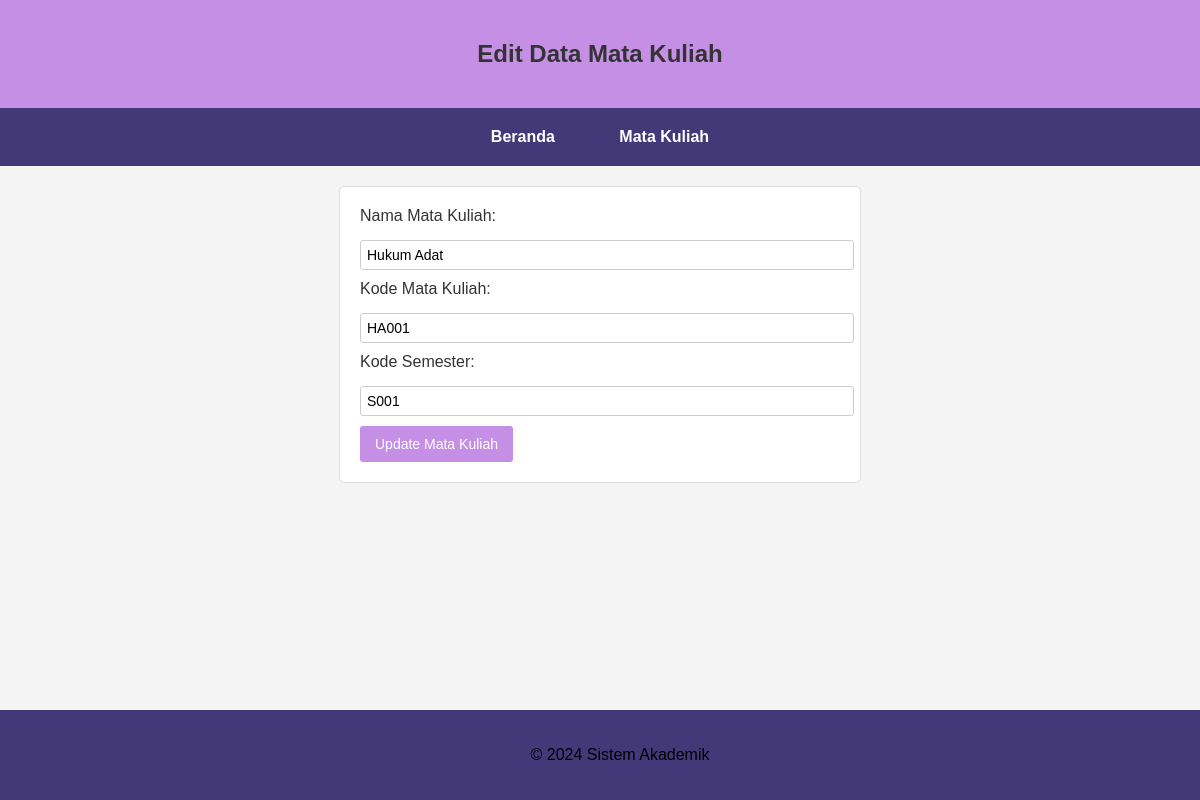
/edit_matakuliah.php?IdMK=MK01, run on the app's committed database.
### tables this page shows
CREATE TABLE `matakuliah` (
  `IdMK` char(5) NOT NULL,
  `NamaMK` varchar(100) DEFAULT NULL,
  `KodeMK` char(10) DEFAULT NULL,
  `KodeSemester` char(5) DEFAULT NULL
);

### edit_matakuliah.php (the view, shortened to what this page needs)
<?php
include 'database_pia.php';
if (isset($_GET['IdMK'])) {
    $idMK = $_GET['IdMK'];
    $sql = "SELECT * FROM matakuliah WHERE IdMK = '$idMK'";
    $result = $conn->query($sql);
    if ($result->num_rows > 0) {
        $row = $result->fetch_assoc();
    } else {
        echo "Data mata kuliah tidak ditemukan.";
        exit;
    }
} else {
    echo "IdMK tidak ditemukan.";
    exit;
}
?>
<!DOCTYPE html>
<html lang="en">
<head>
    <link rel="stylesheet" href="style.css">
</head>
<body>
<header>
    <h2>Edit Data Mata Kuliah</h2>
</header>
<nav>
    <ul>
        <li><a href="index.php">Beranda</a></li>
        <li><a href="matakuliah.php">Mata Kuliah</a></li>
    </ul>
</nav>
<div class="container">
    <form action="edit_matakuliah.php?IdMK=<?php echo $idMK; ?>" method="POST">
        <label for="namaMK">Nama Mata Kuliah:</label>
        <input type="text" id="namaMK" name="namaMK" value="<?php echo $row['NamaMK']; ?>" required>
        <label for="kodeMK">Kode Mata Kuliah:</label>
        <input type="text" id="kodeMK" name="kodeMK" value="<?php echo $row['KodeMK']; ?>" required>
        <label for="kodeSemester">Kode Semester:</label>
        <input type="text" id="kodeSemester" name="kodeSemester" value="<?php echo $row['KodeSemester']; ?>" required>
        <input type="submit" name="submit" value="Update Mata Kuliah">
    </form>
</div>
<footer>
    <p>&copy; 2024 Sistem Akademik</p>
</footer>
</body>
</html>

### style.css (style rules this page uses)
body { font-family: Arial, sans-serif; background-color: #f4f4f4; color: #333; margin: 0; padding: 0; }
h2, h3 { color: #333; text-align: center; }
a { color: #433878; text-decoration: none; font-weight: bold; }
form { width: 60%; margin: 20px auto; padding: 20px; background-color: #fff; border: 1px solid #ddd; border-radius: 5px; }
label { display: block; margin-bottom: 5px; font-weight: normal; }
input[type="text"], input[type="date"], select, textarea { width: 100%; padding: 6px; margin: 10px 0; border: 1px solid #ccc; border-radius: 3px; font-size: 14px; }
input[type="submit"] { background-color: #C68FE6; color: white; border: none; padding: 10px 15px; font-size: 14px; border-radius: 3px; cursor: pointer; }
.container { max-width: 800px; margin: 0 auto; padding-bottom: 100px; }
header { text-align: center; background-color: #C68FE6; color: white; padding: 20px; text-align: center; }
nav { background-color: #433878; text-align: center; }
nav ul { list-style-type: none; padding: 0; margin: 0; }
nav ul li { display: inline-block; margin: 10px; }
nav ul li a { color: white; text-decoration: none; font-size: 16px; padding: 10px 20px; display: inline-block; }
footer { text-align: center; padding: 20px; background-color: #433878; color: rgb(0, 0, 0); position: fixed; bottom: 0; width: 100%; }

### data on the page
matakuliah: namaMK "Hukum Adat", kodeMK "HA001", kodeSemester "S001"
